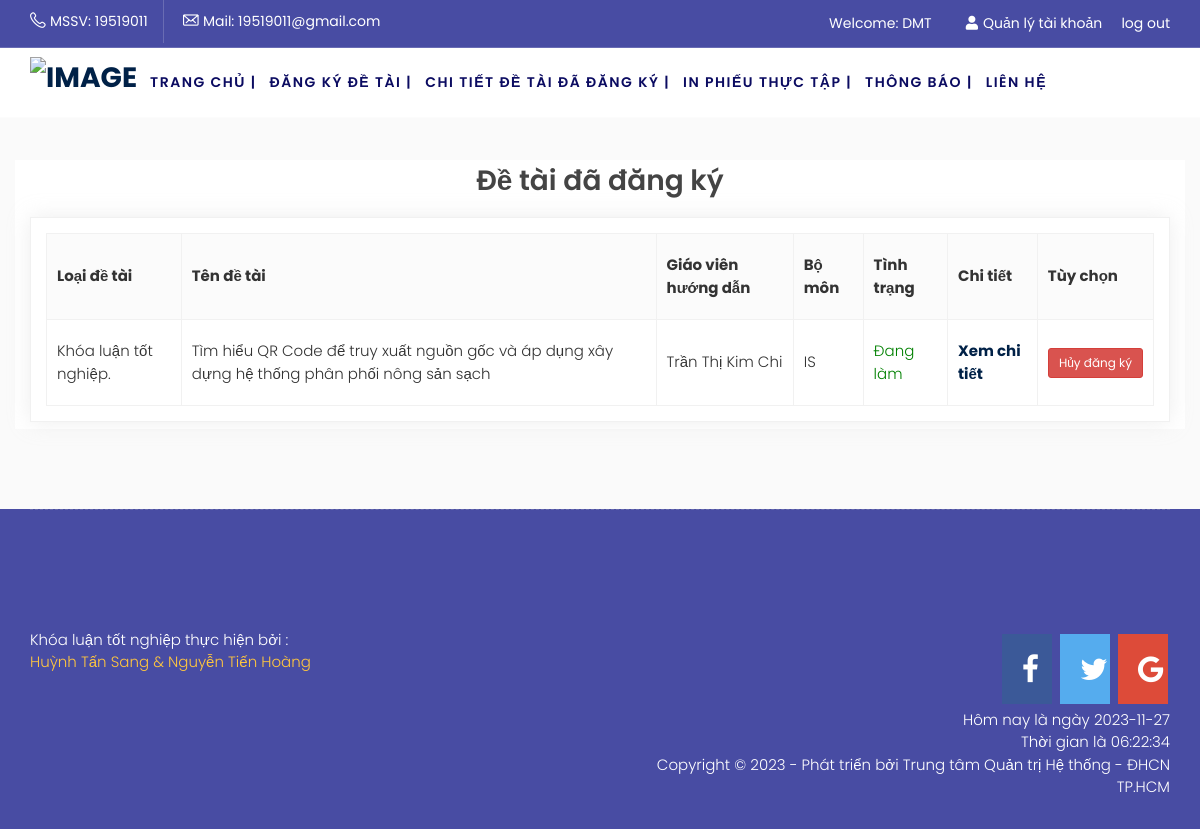
The app's page /index.php?option=registeredtopic_detail (signed in) with its own data.
### tables this page shows
CREATE TABLE `registertopic` (
  `ID` int(11) NOT NULL,
  `Name` varchar(200) DEFAULT NULL,
  `StudentID` varchar(200) DEFAULT NULL,
  `ClassRoom` varchar(200) DEFAULT NULL,
  `username` varchar(255) NOT NULL,
  `StudentName` varchar(200) DEFAULT NULL,
  `GroupName` varchar(200) DEFAULT NULL,
  `Process` int(11) DEFAULT NULL,
  `TopicType` varchar(200) DEFAULT NULL,
  `TopicName` varchar(200) DEFAULT NULL,
  `TeacherID` int(11) DEFAULT NULL,
  `TeacherName` varchar(200) DEFAULT NULL,
  `Subject` varchar(200) DEFAULT NULL,
  `Type` int(11) DEFAULT NULL,
  `Status` int(11) DEFAULT NULL,
  `GuidePoints` float DEFAULT NULL,
  `PointProcess` float DEFAULT NULL,
  `Commnet` varchar(500) DEFAULT NULL,
  `Commentcounter` varchar(255) DEFAULT NULL,
  `ThesisTopicID` int(11) DEFAULT NULL,
  `SupervisingTeacherID` int(11) DEFAULT NULL,
  `SupervisingTeacherID2` int(11) NOT NULL,
  `GuidePoints2` float NOT NULL,
  `PointProcess2` float NOT NULL
);

### system/load.php (called while the page is built, shortened)
<?php
function loadComponent($page=true)
{
	$pathView='views/';
	if($page==true)
	{
		$pathView.='pages/';
		if(isset($_REQUEST['option']))
		{
			$pathView.=$_REQUEST['option'];
			if($_REQUEST['option']=='cart')
			{
				if(isset($_REQUEST['cat']))
				{
					$pathView.='-'.$_REQUEST['cat'].'.php';
				}
				else
				{
					$pathView.='.php';
				}
			}
			else
			{
				if(isset($_REQUEST['id']))
				{
					$pathView.='-detail.php';
				}
				else
				{
					if(isset($_REQUEST['cat']))
					{
						$pathView.='-category.php';
					}
					else
					{
						$pathView.='.php';
					}
				}
			}
		}
		else
		{
			$pathView.='home.php';
		}
	}
	require_once($pathView);
}
function loadModel($name)
{
	$model = ucfirst(strtolower($name));
	$pathView ='models/'.$model.'.php';
	return new $model;
}
?>

### index.php (called while the page is built, shortened)
<?php
require_once('system/Database.php');
require_once('system/load.php');
loadComponent();
 ?>

### system/Database.php (called while the page is built, shortened)
<?php
 class Database extends config
 {
 	function __construct()
 	{
 		$this->conn = mysqli_connect($this->DB_SERVER,$this->DB_USERNAME,$this->DB_PASSWORD,$this->DB_NAME);
 		mysqli_set_charset($this->conn,"utf8");
 	}
 	function TableName($name)
 	{
 		return $this->dbprefix.$name;
 	}
 	function QueryAll($sql)
 	{
 		$result=mysqli_query($this->conn, $sql);
 		$a=array();
 		while($row=mysqli_fetch_assoc($result))
 		{
 			$a[]=$row;
 		}
 		return $a;
 	}
 }
  ?>

### models/U_registertopic.php (called while the page is built, shortened)
<?php
class u_registertopic extends Database
{
	function __construct()
	{
		$this->table = $this->TableName('registertopic');
	}
	function registertopic_list_user($id)
	{
			$sql="SELECT * FROM $this->table
			WHERE status!='0' AND StudentID = '$id'
			";
		return $this->QueryAll($sql);
	}
}
?>

### views/pages/registeredtopic_detail.php (the view, shortened to what this page needs)
<?php
require_once('views/header.php');
require_once ('system/load.php');
require_once ('system/Database.php');
require_once('views/header.php');
$category = loadModel('u_registertopic');
$customerId = $_SESSION['customer_id'];
$list=$category->registertopic_list_user($customerId);
?>
<section class="flight-destinations">
	<div class="container bg-white">
		<div class="row">
			<div class="account-info-wrapper">
				<h2 style="text-align:center;">Đề tài đã đăng ký</h2>
			</div>
			<div class="col-md-12 col-sm-12">
				<div class="flight-table">
					<table class="text-center">
						<thead>
							<tr>
								<th>Loại đề tài</th>
								<th>Tên đề tài</th>
								<th>Giáo viên hướng dẫn</th>
								<th>Bộ môn</th>
								<th>Tình trạng</th>
								<th>Chi tiết</th>
								<th>Tùy chọn</th>
							</tr>
						</thead>
						<tbody>
							<?php foreach($list as $row):?>
								<td> <?php echo $row['TopicType']  ?> </td>
								<td> <?php echo $row['TopicName']  ?></td>
								<td> <?php echo $row['TeacherName'] ?></td>
								<td> <?php echo $row['Subject']  ?></td>
								<td style="color: green;"> Đang làm</td>
								<td>
									<p><strong class="color-red-3"><a href="index.php?option=u_registertopic&id=<?php echo $row['ID'] ?>">Xem chi tiết</a></strong></p>
								</td>
								<td class="text-center">
									<a class="btn btn-sm btn-danger" href="index.php?option=registertopic_cancel&id=<?php echo $row['ID'] ?>" >Hủy đăng ký</a>
								</td>
						<?php endforeach; ?>
					</tbody>
				</table>
			</div>
		</div>
	</div>
</div>
</section>
<?php require_once('views/footer.php');  ?>

### public/Client/css/flight.css (style rules this page uses)
* { margin: 0; padding: 0; border: 0; outline: 0; font-size: 100%; background: transparent; box-sizing: border-box; }
header, nav, section, article, aside, footer { display: block; }
* { margin: 0; padding: 0; }
body { margin: 0; padding: 0; font-size: 15px; background:#fff; font-family: 'Poppins', sans-serif; line-height: 1.5; color: #333; font-weight: 300; }
h1,h2,h3,h4,h5,h6 { font-weight: 600; margin-bottom: 15px; color: #444444; margin-top: 0; line-height: 1.5; font-family: 'Poppins', sans-serif; }
h2 { font-size: 28px; }
p { margin-bottom: 15px; color: #555; }
a { color: #002147; transition: all ease-in-out 0.3s; }
section { padding: 80px 0 0px; }
table { border-collapse: collapse; width: 100%; }
thead { background: #fbfbfb; }
td, th { border: 1px solid #f1f1f1; text-align: left; padding:15px 10px; }
.bg-white { background: #fff!important; }
section.flight-destinations { padding-bottom: 80px; }
.flight-table, .flight-head { border: 1px solid #f1f1f1; box-shadow: 0px 0px 20px #cccccc57; margin-bottom: 30px; padding: 15px; display: inline-block; width: 100%; }
.flight-table:last-child { margin: 0; }
.flight-table td, .flight-table th { padding: 20px 10px; }
.flight-table p { margin-bottom: 0; }

### records on screen
registertopic: TopicType "Khóa luận tốt nghiệp.", TopicName "Tìm hiểu QR Code để truy xuất nguồn gốc và áp dụng xây dựng hệ thống phân phối nông sản sạch", TeacherName "Trần Thị Kim Chi", Subject "IS"

### other values on screen
$_SESSION['customer_username'] "19519011"
$_SESSION['customer_email'] "19519011@gmail.com"
$_SESSION['customer_fullname'] "DMT"
